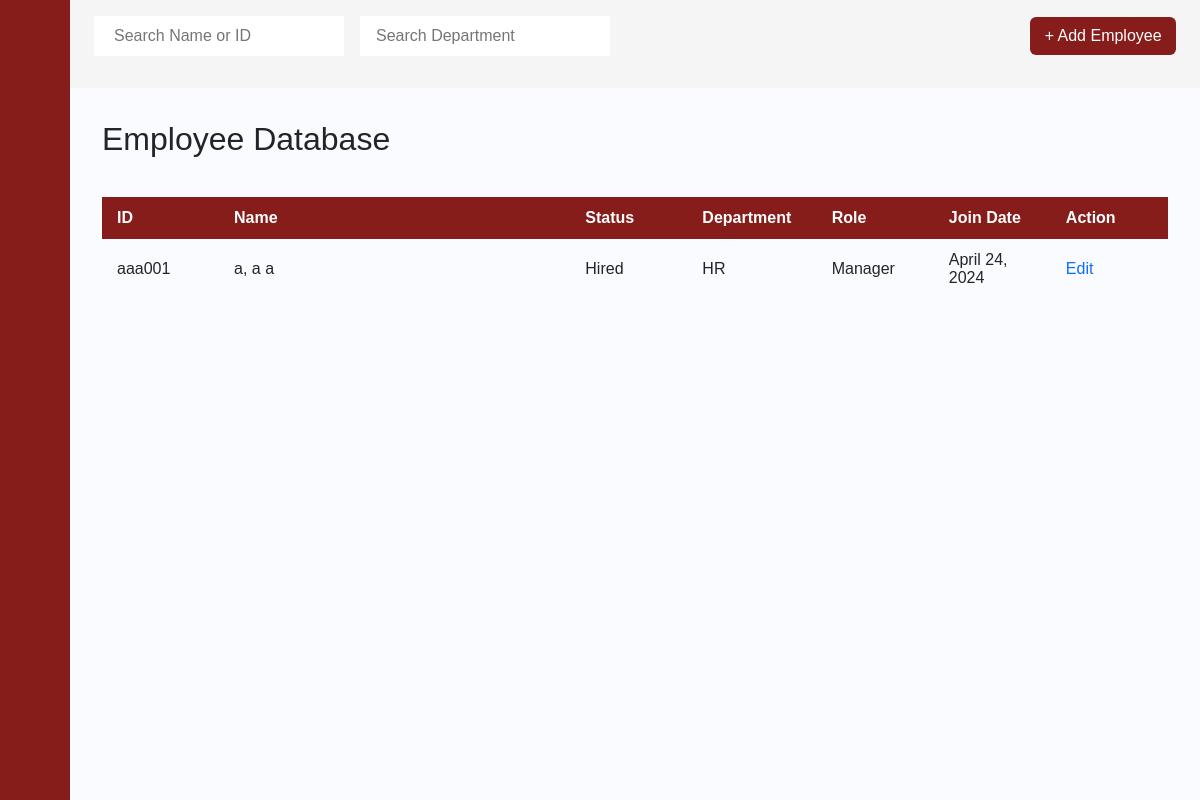
The page /employee_database/1/ on the database as committed earlier.
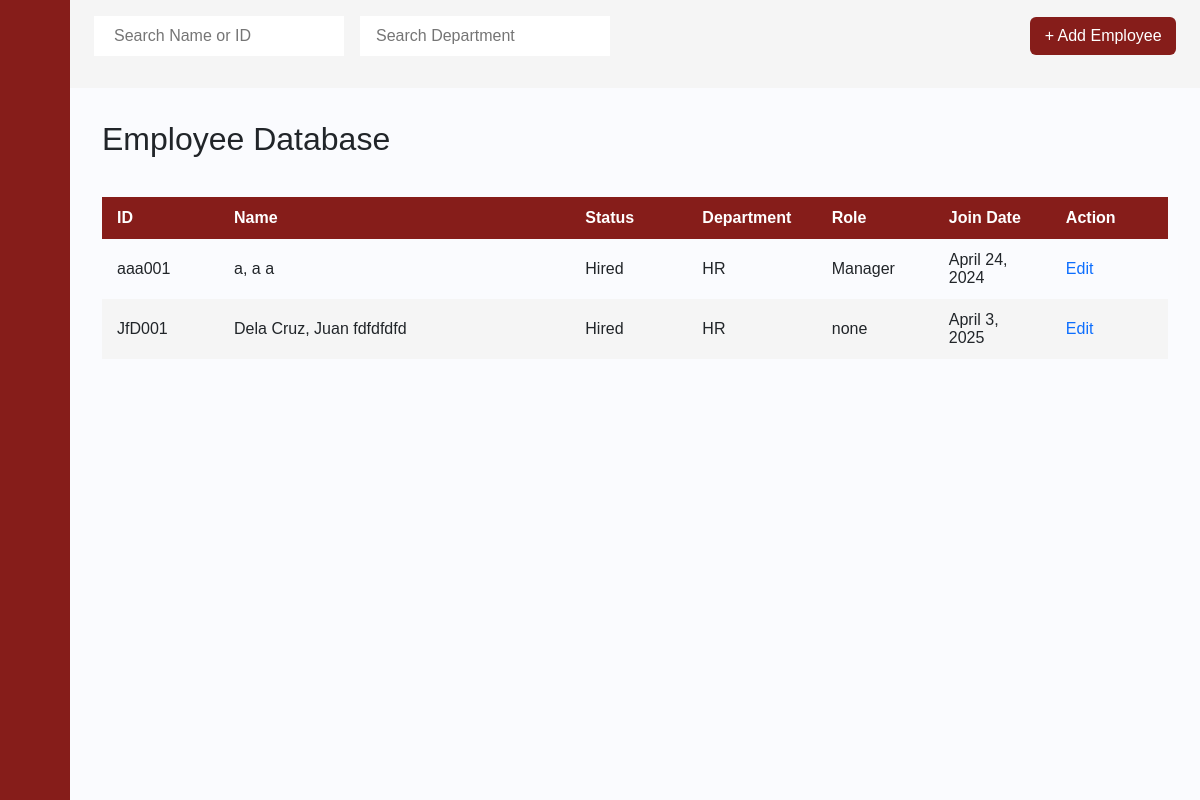
The same page on the database as committed later.
### payrollapp/models.py (models this page shows, shortened)
class Employee(models.Model):
    Last_name = models.CharField(max_length=255)
    First_name = models.CharField(max_length=255)
    Middle_name = models.CharField(max_length=255)
    id_number = models.CharField(max_length=6, primary_key=True)
    Status  = models.CharField(max_length=255)
    Department  = models.CharField(max_length=255)
    Role   = models.CharField(max_length=255)
    Join_Date = models.DateField(blank=True, null=True)
    Phone_Number = models.IntegerField()
    Email = models.CharField(max_length=255)
    BankNumber = models.IntegerField()
    Salary   = models.FloatField()

### payrollapp/views.py (the view)
# urls.py: path('employee_database/<int:UID>/', views.employee_database, name='employee_database'),
def employee_database(request, UID):
    a = Employee.objects.all()
    user = get_object_or_404(USER_ACCOUNT, pk=UID)
    return render(request, 'payrollapp/employee_database.html', {'user':user, 'a':a})

### payrollapp/templates/payrollapp/employee_database.html (shortened to what this page needs)
{% extends 'payrollapp/base.html' %}
{% load static %}
{% block content %}
<div class="main">
    <div class="dashboard-navbar">
        <form action="#">
          <div class="nav-search">
            <input type="text" class="search-query mr-3" placeholder="Search Name or ID" onkeyup="searchName()" id="eName">
            <input type="text" class="search-query px-3" id="eDepa" placeholder="Search Department" onkeyup="searchDepartment()">
          </div>
        </form>
        <div class="navbar-content">
            <ul class="main-nav">
                <div class="nav-search">
                    <a href="{% url 'add_employee' UID=user.pk %}" class="btn">+ Add Employee</a>
                </div>
            </ul>
        </div>
    </div>
    <div class="content">
        <h2>Employee Database</h2>
        <div style="overflow-x:auto;">
            <table id="posts">
                <thead>
                    <tr>
                        <th style="width:10%">ID</th>
                        <th style="width:30%">Name</th>
                        <th style="width:10%">Status</th>
                        <th style="width:10%">Department</th>
                        <th style="width:10%">Role</th>
                        <th style="width:10%">Join Date</th>
                        <th style="width:10%">Action</th>
                    </tr>
                </thead>
                <tbody>
                {% for b in a %}
                    <tr>
                        <td> {{ b.id_number }} </td>
                        <td> {{ b.Last_name }}, {{ b.First_name }} {{ b.Middle_name }}</td>
                        <td> {{ b.Status }} </td>
                        <td> {{ b.Department }} </td>
                        <td> {{ b.Role }} </td>
                        <td> {{ b.Join_Date }} </td>
                        <td> <a href="{% url 'employee_info' UID=user.pk EID=b.pk %}">Edit</a> </td>
                    </tr>
                {% endfor %}
                </tbody>
            </table>
        </div>
    </div>
</div>
{% endblock %}

Rows that differ between the two databases and show on the page:
added Employee: id_number "JfD001", Last_name "Dela Cruz", First_name "Juan", Middle_name "fdfdfdfd", Status "Hired", Department "HR", Role "none", Join_Date "April 3, 2025"
